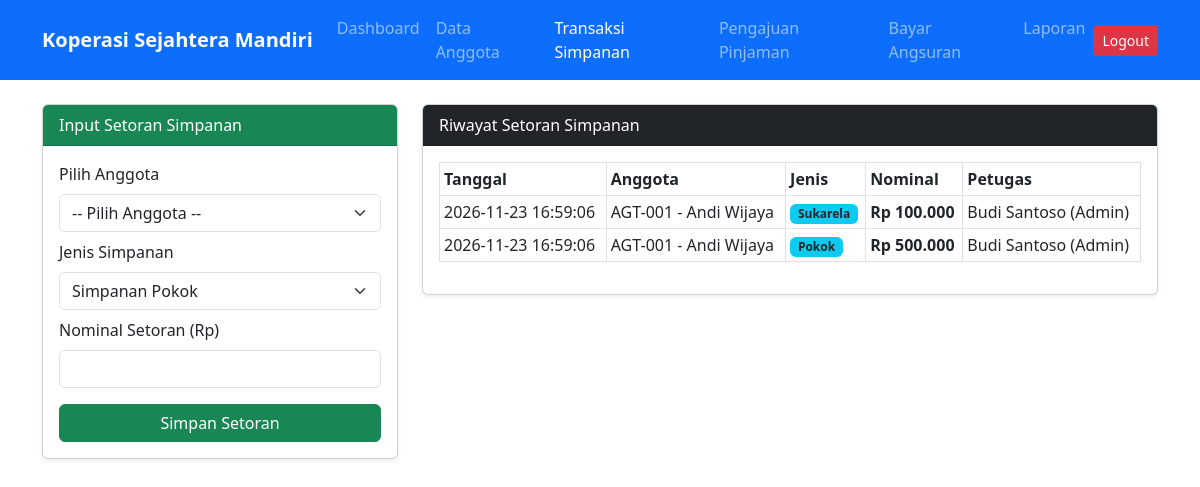
The page /simpanan.php (signed in) on the database its author committed.
### tables this page shows
CREATE TABLE simpanan (
    id_simpanan INT AUTO_INCREMENT PRIMARY KEY,
    id_anggota INT NOT NULL,
    id_user INT NOT NULL,
    jenis_simpanan ENUM('Pokok', 'Wajib', 'Sukarela') NOT NULL,
    nominal DECIMAL(15, 2) NOT NULL,
    tgl_transaksi DATETIME DEFAULT CURRENT_TIMESTAMP,
     
    CONSTRAINT fk_simpanan_anggota FOREIGN KEY (id_anggota) REFERENCES anggota(id_anggota) ON DELETE CASCADE,
    CONSTRAINT fk_simpanan_user FOREIGN KEY (id_user) REFERENCES users(id_user)
);

CREATE TABLE anggota (
    id_anggota INT AUTO_INCREMENT PRIMARY KEY,
    no_anggota VARCHAR(20) NOT NULL UNIQUE,  
    nama_anggota VARCHAR(100) NOT NULL,
    alamat TEXT,
    no_hp VARCHAR(15),
    tgl_daftar DATE NOT NULL,
    total_saldo_simpanan DECIMAL(15, 2) DEFAULT 0.00,  
    INDEX idx_no_anggota (no_anggota)  
);

CREATE TABLE users (
    id_user INT AUTO_INCREMENT PRIMARY KEY,
    username VARCHAR(50) NOT NULL UNIQUE,
    password VARCHAR(255) NOT NULL,  
    nama_petugas VARCHAR(100) NOT NULL,
    role ENUM('admin', 'kasir') DEFAULT 'kasir'
);

### config/koneksi.php (called while the page is built, shortened)
<?php
function format_rupiah($angka) {
    return "Rp " . number_format($angka, 0, ',', '.');
}
?>

### simpanan.php (the view, shortened to what this page needs)
<?php
require_once 'config/koneksi.php';
$riwayat = $pdo->query("
    SELECT s.*, a.no_anggota, a.nama_anggota, u.nama_petugas
    FROM simpanan s
    JOIN anggota a ON s.id_anggota = a.id_anggota
    JOIN users u ON s.id_user = u.id_user
    ORDER BY s.id_simpanan DESC
")->fetchAll();
?>
<!DOCTYPE html>
<html lang="id">
<head>
    <link href="https://cdn.jsdelivr.net/npm/bootstrap@5.3.0/dist/css/bootstrap.min.css" rel="stylesheet">
</head>
<body>
<nav class="navbar navbar-expand-lg navbar-dark bg-primary mb-4">
    <div class="container">
        <a class="navbar-brand fw-bold" href="index.php">Koperasi Sejahtera Mandiri</a>
        <div class="navbar-nav me-auto">
            <a class="nav-link" href="index.php">Dashboard</a>
            <a class="nav-link" href="anggota.php">Data Anggota</a>
            <a class="nav-link active" href="simpanan.php">Transaksi Simpanan</a>
            <a class="nav-link" href="pinjaman.php">Pengajuan Pinjaman</a>
            <a class="nav-link" href="angsuran.php">Bayar Angsuran</a>
            <a class="nav-link" href="laporan.php">Laporan</a>
        </div>
        <a href="logout.php" class="btn btn-sm btn-danger">Logout</a>
    </div>
</nav>
<div class="container">
    <div class="row">
        <div class="col-md-4">
            <div class="card shadow-sm">
                <div class="card-header bg-success text-white">Input Setoran Simpanan</div>
                <div class="card-body">
                    <form method="POST">
                        <div class="mb-2">
                            <label class="form-label">Pilih Anggota</label>
                            <select name="id_anggota" class="form-select" required>
                                <option value="">-- Pilih Anggota --</option>
                            </select>
                        </div>
                        <div class="mb-2">
                            <label class="form-label">Jenis Simpanan</label>
                            <select name="jenis_simpanan" class="form-select" required>
                                <option value="Pokok">Simpanan Pokok</option>
                            </select>
                        </div>
                        <div class="mb-3">
                            <label class="form-label">Nominal Setoran (Rp)</label>
                            <input type="number" name="nominal" class="form-control" min="1000" required>
                        </div>
                        <button type="submit" name="simpan" class="btn btn-success w-100">Simpan Setoran</button>
                    </form>
                </div>
            </div>
        </div>
        <div class="col-md-8">
            <div class="card shadow-sm">
                <div class="card-header bg-dark text-white">Riwayat Setoran Simpanan</div>
                <div class="card-body table-responsive">
                    <table class="table table-bordered table-sm">
                        <thead>
                            <tr>
                                <th>Tanggal</th>
                                <th>Anggota</th>
                                <th>Jenis</th>
                                <th>Nominal</th>
                                <th>Petugas</th>
                            </tr>
                        </thead>
                        <tbody>
                            <?php foreach ($riwayat as $r): ?>
                            <tr>
                                <td><?= $r['tgl_transaksi'] ?></td>
                                <td><?= $r['no_anggota'] ?> - <?= htmlspecialchars($r['nama_anggota']) ?></td>
                                <td><span class="badge bg-info text-dark"><?= $r['jenis_simpanan'] ?></span></td>
                                <td class="fw-bold"><?= format_rupiah($r['nominal']) ?></td>
                                <td><?= htmlspecialchars($r['nama_petugas']) ?></td>
                            </tr>
                            <?php endforeach; ?>
                        </tbody>
                    </table>
                </div>
            </div>
        </div>
    </div>
</div>
</body>
</html>

### rows shown on the page
simpanan: tgl_transaksi "2026-11-23 16:59:06", id_anggota.no_anggota "AGT-001", id_anggota.nama_anggota "Andi Wijaya", jenis_simpanan "Sukarela", nominal "Rp 100.000", id_user.nama_petugas "Budi Santoso (Admin)"
simpanan: tgl_transaksi "2026-11-23 16:59:06", id_anggota.no_anggota "AGT-001", id_anggota.nama_anggota "Andi Wijaya", jenis_simpanan "Pokok", nominal "Rp 500.000", id_user.nama_petugas "Budi Santoso (Admin)"
